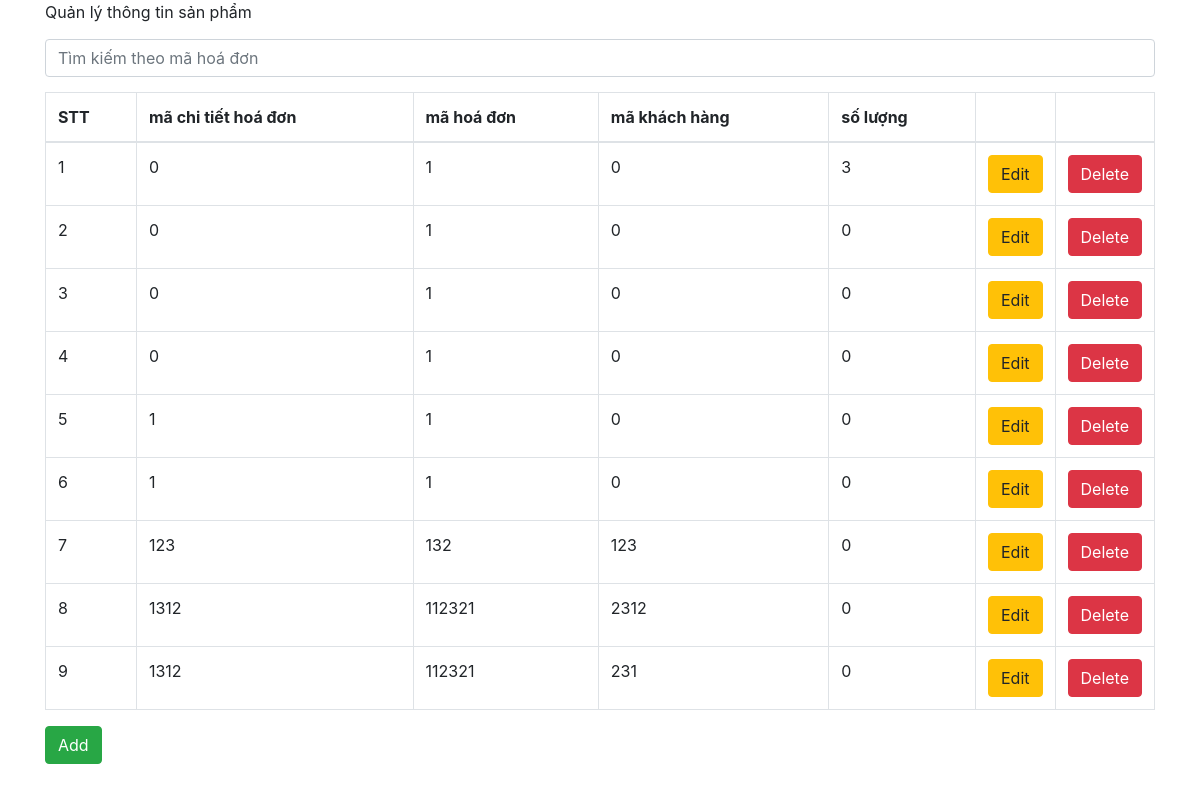
The page / on the database its author committed.
### tables this page shows
CREATE TABLE `chitiethoadon` (
  `macthd` int(11) NOT NULL,
  `mahd` int(11) NOT NULL,
  `makh` int(11) NOT NULL,
  `soluong` int(11) NOT NULL,
  `id` int(11) NOT NULL
);

### dbhelp.php (called while the page is built, shortened)
<?php
function executeResult($sql) {
	$conn = mysqli_connect(HOST, USERNAME, PASSWORD, DATABASE);
	$resultset = mysqli_query($conn, $sql);
	$list      = [];
	while ($row = mysqli_fetch_array($resultset, 1)) {
		$list[] = $row;
	}
	return $list;
}
?>

### index.php (the view, shortened to what this page needs)
<?php
require_once ('dbhelp.php');
?>
<!DOCTYPE html>
<html>
<head>
	<link rel="stylesheet" href="https://maxcdn.bootstrapcdn.com/bootstrap/4.4.1/css/bootstrap.min.css">
</head>
<body>
	<div class="container">
		<div class="panel panel-primary">
			<div class="panel-heading">
				Quản lý thông tin sản phẩm
				<form method="get">
					<input type="text" name="" class="form-control" style="margin-top: 15px; margin-bottom: 15px;" placeholder="Tìm kiếm theo mã hoá đơn">
				</form>
			</div>
			<div class="panel-body">
				<table class="table table-bordered">
					<thead>
						<tr>
							<th>STT</th>
							<th>mã chi tiết hoá đơn</th>
							<th>mã  hoá đơn</th>
							<th>mã khách hàng</th>
							<th> số lượng</th>
							<th width="60px"></th>
							<th width="60px"></th>
						</tr>
					</thead>
					<tbody>
<?php
if (isset($_GET['mahd']) && $_GET['mahd'] != '') {
	$sql = 'select * from chitiethoadon where mahd like "%'.$_GET['mahd'].'%"';
} else {
	$sql = 'select * from chitiethoadon';
}
$hdList = executeResult($sql);
$index = 1;
foreach ($hdList as $std) {
	echo '<tr>
			<td>'.($index++).'</td>
			<td>'.$std['macthd'].'</td>
			<td>'.$std['mahd'].'</td>
			<td>'.$std['makh'].'</td>
			<td>'.$std['soluong'].'</td>
			<td><button class="btn btn-warning" onclick=\'window.open("input.php?id='.$std['id'].'","_self")\'>Edit</button></td>
			<td><button class="btn btn-danger" onclick="delete('.$std['id'].')">Delete</button></td>
		</tr>';
}
?>
					</tbody>
				</table>
				<button class="btn btn-success" onclick="window.open('input.php', '_self')">Add </button>
			</div>
		</div>
	</div>
</body>
</html>

### rows shown on the page
chitiethoadon: macthd "0", mahd "1", makh "0", soluong "3"
chitiethoadon: macthd "0", mahd "1", makh "0", soluong "0"
chitiethoadon: macthd "0", mahd "1", makh "0", soluong "0"
chitiethoadon: macthd "0", mahd "1", makh "0", soluong "0"
chitiethoadon: macthd "1", mahd "1", makh "0", soluong "0"
chitiethoadon: macthd "1", mahd "1", makh "0", soluong "0"
chitiethoadon: macthd "123", mahd "132", makh "123", soluong "0"
chitiethoadon: macthd "1312", mahd "112321", makh "2312", soluong "0"
chitiethoadon: macthd "1312", mahd "112321", makh "231", soluong "0"
